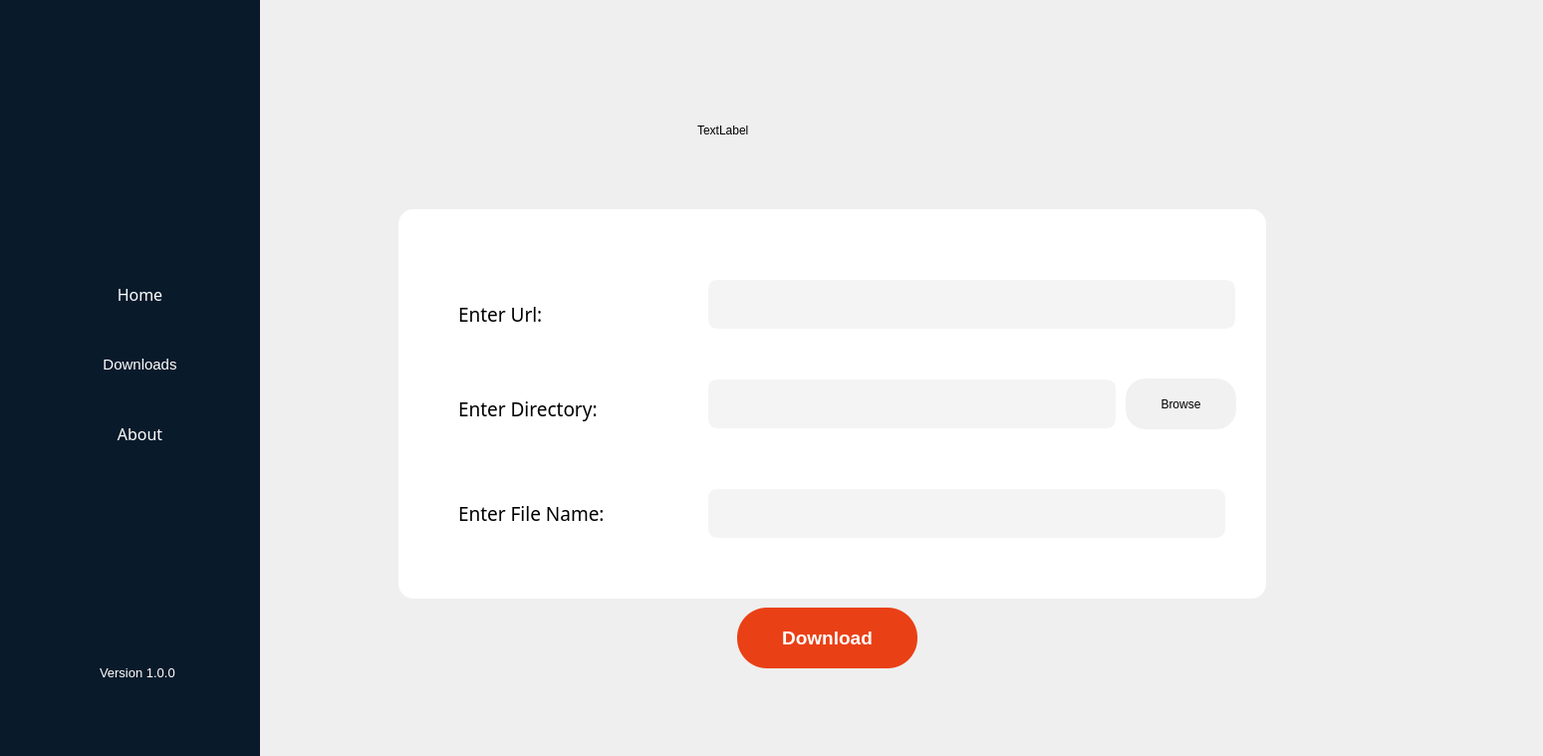
<?xml version="1.0" encoding="UTF-8"?>
<ui version="4.0">
 <class>Widget</class>
 <widget class="QWidget" name="Widget">
  <property name="geometry">
   <rect>
    <x>0</x>
    <y>0</y>
    <width>1549</width>
    <height>759</height>
   </rect>
  </property>
  <property name="windowTitle">
   <string>Widget</string>
  </property>
  <property name="styleSheet">
   <string notr="true">QLineEdit {
    border: 1px solid white;
    border-radius: 10px;
    padding: 0 20px;
	background-color: rgb(244, 244, 244);
}

QProgressBar {
    border: transparent;
    border-radius: 15px;
    text-align: center;
}
</string>
  </property>
  <widget class="QWidget" name="widget" native="true">
   <property name="geometry">
    <rect>
     <x>0</x>
     <y>-20</y>
     <width>261</width>
     <height>1071</height>
    </rect>
   </property>
   <property name="styleSheet">
    <string notr="true">#widget{
	
	background:#091A2B;
}</string>
   </property>
   <widget class="QPushButton" name="homeButton">
    <property name="geometry">
     <rect>
      <x>40</x>
      <y>280</y>
      <width>201</width>
      <height>71</height>
     </rect>
    </property>
    <property name="font">
     <font>
      <family>Nirmala UI Semilight</family>
      <pointsize>12</pointsize>
      <weight>50</weight>
      <bold>false</bold>
     </font>
    </property>
    <property name="styleSheet">
     <string notr="true">
QPushButton#homeButton{
 	background-color: #091A2B;
	color: white;
	border: 0px;

}
QPushButton#homeButton:hover{
  
   background:#091A2B;
	color: white;
	border: 2px solid white;
	border-radius: 10px;
}
</string>
    </property>
    <property name="text">
     <string>Home</string>
    </property>
    <property name="iconSize">
     <size>
      <width>45</width>
      <height>45</height>
     </size>
    </property>
   </widget>
   <widget class="QPushButton" name="downloadsButton">
    <property name="geometry">
     <rect>
      <x>40</x>
      <y>350</y>
      <width>201</width>
      <height>71</height>
     </rect>
    </property>
    <property name="font">
     <font>
      <family>Nirmala UI</family>
      <pointsize>11</pointsize>
     </font>
    </property>
    <property name="layoutDirection">
     <enum>Qt::LeftToRight</enum>
    </property>
    <property name="styleSheet">
     <string notr="true">
QPushButton#downloadsButton{
 	background: #091A2B;
	color: white;
	border: 0px;
}
QPushButton#downloadsButton:hover{
  
   background:#091A2B;
	color: white;
	border: 2px solid white;
	border-radius: 10px;
}

QPushButton#pushButton_2:hover {
	color: white;
	border: 1px solid white;
	border-radius: 10px;
}

QPushButton#pushButton_2 {
	background: #091A2B;
	border: 0px;
	color: white	
}</string>
    </property>
    <property name="text">
     <string>Downloads</string>
    </property>
    <property name="iconSize">
     <size>
      <width>30</width>
      <height>30</height>
     </size>
    </property>
   </widget>
   <widget class="QPushButton" name="aboutButton">
    <property name="geometry">
     <rect>
      <x>40</x>
      <y>420</y>
      <width>201</width>
      <height>71</height>
     </rect>
    </property>
    <property name="font">
     <font>
      <family>Nirmala UI Semilight</family>
      <pointsize>12</pointsize>
     </font>
    </property>
    <property name="styleSheet">
     <string notr="true">
QPushButton#aboutButton{
 	background: #091A2B;
	color: white;
	border: 0px;
}

QPushButton#aboutButton:hover{
  
   background:#091A2B;
	color: white;
	border: 2px solid white;
	border-radius: 10px;
}
</string>
    </property>
    <property name="text">
     <string>About</string>
    </property>
    <property name="iconSize">
     <size>
      <width>30</width>
      <height>30</height>
     </size>
    </property>
   </widget>
   <widget class="QLabel" name="label_10">
    <property name="geometry">
     <rect>
      <x>100</x>
      <y>680</y>
      <width>101</width>
      <height>31</height>
     </rect>
    </property>
    <property name="font">
     <font>
      <family>MS UI Gothic</family>
      <pointsize>10</pointsize>
     </font>
    </property>
    <property name="styleSheet">
     <string notr="true">color: rgb(255, 255, 255);</string>
    </property>
    <property name="text">
     <string>Version 1.0.0</string>
    </property>
   </widget>
  </widget>
  <widget class="QStackedWidget" name="stackedWidget">
   <property name="geometry">
    <rect>
     <x>260</x>
     <y>-10</y>
     <width>1301</width>
     <height>831</height>
    </rect>
   </property>
   <property name="lineWidth">
    <number>1</number>
   </property>
   <widget class="QWidget" name="page">
    <widget class="QLineEdit" name="urlPath">
     <property name="geometry">
      <rect>
       <x>450</x>
       <y>290</y>
       <width>531</width>
       <height>51</height>
      </rect>
     </property>
     <property name="font">
      <font>
       <family>Nirmala UI Semilight</family>
       <pointsize>9</pointsize>
      </font>
     </property>
     <property name="styleSheet">
      <string notr="true"/>
     </property>
    </widget>
    <widget class="QLabel" name="label">
     <property name="geometry">
      <rect>
       <x>200</x>
       <y>300</y>
       <width>151</width>
       <height>51</height>
      </rect>
     </property>
     <property name="font">
      <font>
       <family>Nirmala UI Semilight</family>
       <pointsize>14</pointsize>
      </font>
     </property>
     <property name="text">
      <string>Enter Url:</string>
     </property>
    </widget>
    <widget class="QLineEdit" name="directory">
     <property name="geometry">
      <rect>
       <x>450</x>
       <y>390</y>
       <width>411</width>
       <height>51</height>
      </rect>
     </property>
     <property name="font">
      <font>
       <family>Nirmala UI Semilight</family>
       <pointsize>9</pointsize>
      </font>
     </property>
     <property name="styleSheet">
      <string notr="true"/>
     </property>
    </widget>
    <widget class="QLabel" name="label_2">
     <property name="geometry">
      <rect>
       <x>200</x>
       <y>400</y>
       <width>181</width>
       <height>41</height>
      </rect>
     </property>
     <property name="font">
      <font>
       <family>Nirmala UI Semilight</family>
       <pointsize>14</pointsize>
      </font>
     </property>
     <property name="text">
      <string>Enter Directory:</string>
     </property>
    </widget>
    <widget class="QLineEdit" name="fileName">
     <property name="geometry">
      <rect>
       <x>450</x>
       <y>500</y>
       <width>521</width>
       <height>51</height>
      </rect>
     </property>
     <property name="font">
      <font>
       <family>Nirmala UI Semilight</family>
       <pointsize>9</pointsize>
      </font>
     </property>
     <property name="styleSheet">
      <string notr="true"/>
     </property>
    </widget>
    <widget class="QLabel" name="label_3">
     <property name="geometry">
      <rect>
       <x>200</x>
       <y>500</y>
       <width>191</width>
       <height>51</height>
      </rect>
     </property>
     <property name="font">
      <font>
       <family>Nirmala UI Semilight</family>
       <pointsize>14</pointsize>
      </font>
     </property>
     <property name="text">
      <string>Enter File Name:</string>
     </property>
    </widget>
    <widget class="QPushButton" name="downloadButton">
     <property name="geometry">
      <rect>
       <x>480</x>
       <y>620</y>
       <width>181</width>
       <height>61</height>
      </rect>
     </property>
     <property name="font">
      <font>
       <family>SansSerif</family>
       <pointsize>14</pointsize>
       <weight>75</weight>
       <bold>true</bold>
      </font>
     </property>
     <property name="styleSheet">
      <string notr="true">QPushButton#downloadButton{
color:white;
	border-radius:30px;
	border: transparent;
	background-color: rgb(234, 64, 22);


}
QPushButton#downloadButton:hover{
  
   color:white;
	border-radius:30px;
	border: transparent;
	
	background-color: rgb(191, 34, 14);
}</string>
     </property>
     <property name="text">
      <string>Download</string>
     </property>
    </widget>
    <widget class="QLabel" name="logo">
     <property name="geometry">
      <rect>
       <x>440</x>
       <y>20</y>
       <width>551</width>
       <height>241</height>
      </rect>
     </property>
     <property name="text">
      <string>TextLabel</string>
     </property>
    </widget>
    <widget class="QWidget" name="widget_3" native="true">
     <property name="geometry">
      <rect>
       <x>140</x>
       <y>220</y>
       <width>871</width>
       <height>391</height>
      </rect>
     </property>
     <property name="styleSheet">
      <string notr="true">background-color: rgb(255, 255, 255);
border-radius:15px;</string>
     </property>
     <widget class="QPushButton" name="browseButton">
      <property name="geometry">
       <rect>
        <x>730</x>
        <y>170</y>
        <width>111</width>
        <height>51</height>
       </rect>
      </property>
      <property name="styleSheet">
       <string notr="true">#browseButton{
	 color: #000;
	
	background-color: rgb(241, 241, 241);
border-radius: 20px;
 border: 1px black;
}
#browseButton:hover{
	background-color:#2EE59D;
 border: 1px solid black;
}</string>
      </property>
      <property name="text">
       <string>Browse</string>
      </property>
     </widget>
    </widget>
    <zorder>widget_3</zorder>
    <zorder>urlPath</zorder>
    <zorder>label</zorder>
    <zorder>directory</zorder>
    <zorder>label_2</zorder>
    <zorder>fileName</zorder>
    <zorder>label_3</zorder>
    <zorder>downloadButton</zorder>
    <zorder>logo</zorder>
   </widget>
   <widget class="QWidget" name="page_2">
    <widget class="QLabel" name="label_11">
     <property name="geometry">
      <rect>
       <x>350</x>
       <y>120</y>
       <width>511</width>
       <height>71</height>
      </rect>
     </property>
     <property name="font">
      <font>
       <family>Poor Richard</family>
       <pointsize>26</pointsize>
       <italic>false</italic>
      </font>
     </property>
     <property name="styleSheet">
      <string notr="true">color:#64dd17;</string>
     </property>
     <property name="text">
      <string>Pending Download:</string>
     </property>
    </widget>
    <widget class="QWidget" name="widget_2" native="true">
     <property name="geometry">
      <rect>
       <x>80</x>
       <y>210</y>
       <width>881</width>
       <height>431</height>
      </rect>
     </property>
     <property name="styleSheet">
      <string notr="true">background-color: rgb(255, 255, 255);
border-radius:15px;</string>
     </property>
     <widget class="QLineEdit" name="uploadSpeed">
      <property name="enabled">
       <bool>true</bool>
      </property>
      <property name="geometry">
       <rect>
        <x>700</x>
        <y>90</y>
        <width>111</width>
        <height>41</height>
       </rect>
      </property>
      <property name="styleSheet">
       <string notr="true">QLineEdit {
    border: 1px solid grey;
    border-radius: 10px;
    padding: 0 20px;
	background-color:transparent;
}</string>
      </property>
     </widget>
     <widget class="QLineEdit" name="fileSize">
      <property name="geometry">
       <rect>
        <x>120</x>
        <y>90</y>
        <width>111</width>
        <height>41</height>
       </rect>
      </property>
      <property name="styleSheet">
       <string notr="true">QLineEdit {
    border: 1px solid grey;
    border-radius: 10px;
    padding: 0 20px;
	background-color:transparent;
}</string>
      </property>
     </widget>
     <widget class="QLabel" name="label_5">
      <property name="geometry">
       <rect>
        <x>260</x>
        <y>90</y>
        <width>151</width>
        <height>51</height>
       </rect>
      </property>
      <property name="font">
       <font>
        <family>Nirmala UI Semilight</family>
        <pointsize>12</pointsize>
       </font>
      </property>
      <property name="text">
       <string>Download Speed:</string>
      </property>
     </widget>
     <widget class="QLineEdit" name="downloadSpeed">
      <property name="geometry">
       <rect>
        <x>420</x>
        <y>90</y>
        <width>121</width>
        <height>41</height>
       </rect>
      </property>
      <property name="styleSheet">
       <string notr="true">QLineEdit {
    border: 1px solid grey;
    border-radius: 10px;
    padding: 0 20px;
	background-color:transparent;

}</string>
      </property>
     </widget>
     <widget class="QLabel" name="label_6">
      <property name="geometry">
       <rect>
        <x>570</x>
        <y>90</y>
        <width>121</width>
        <height>51</height>
       </rect>
      </property>
      <property name="font">
       <font>
        <family>Nirmala UI Semilight</family>
        <pointsize>12</pointsize>
       </font>
      </property>
      <property name="text">
       <string>Upload Speed:</string>
      </property>
     </widget>
     <widget class="QPushButton" name="quitButton">
      <property name="geometry">
       <rect>
        <x>350</x>
        <y>350</y>
        <width>151</width>
        <height>61</height>
       </rect>
      </property>
      <property name="styleSheet">
       <string notr="true">#quitButton{
	background:white;
	border-radius:10px;
	border: 1px solid grey;
	color: black;
	
}
#quitButton:hover{
background: black;
border-radius:10px;
	color: white;
background:#091A2B;
}</string>
      </property>
      <property name="text">
       <string>Quit</string>
      </property>
     </widget>
     <widget class="QLabel" name="label_4">
      <property name="geometry">
       <rect>
        <x>30</x>
        <y>90</y>
        <width>71</width>
        <height>51</height>
       </rect>
      </property>
      <property name="font">
       <font>
        <family>Nirmala UI Semilight</family>
        <pointsize>12</pointsize>
       </font>
      </property>
      <property name="text">
       <string>File Size:</string>
      </property>
     </widget>
     <widget class="QProgressBar" name="progressBar">
      <property name="geometry">
       <rect>
        <x>30</x>
        <y>190</y>
        <width>791</width>
        <height>21</height>
       </rect>
      </property>
      <property name="styleSheet">
       <string notr="true">QProgressBar#progressBar{
background-color: rgb(243, 243, 243);
}</string>
      </property>
      <property name="value">
       <number>0</number>
      </property>
     </widget>
     <widget class="QLabel" name="label_15">
      <property name="geometry">
       <rect>
        <x>70</x>
        <y>260</y>
        <width>191</width>
        <height>51</height>
       </rect>
      </property>
      <property name="font">
       <font>
        <family>DejaVu Sans</family>
        <pointsize>12</pointsize>
       </font>
      </property>
      <property name="text">
       <string>Limit Download Speed:</string>
      </property>
     </widget>
     <widget class="QComboBox" name="controlDownload">
      <property name="geometry">
       <rect>
        <x>280</x>
        <y>260</y>
        <width>91</width>
        <height>51</height>
       </rect>
      </property>
      <property name="styleSheet">
       <string notr="true">QComboBox#controlDownload{
	border: 1px solid black;
	text-align: center; 
	border-radius: 15px;
}</string>
      </property>
     </widget>
     <widget class="QLabel" name="label_14">
      <property name="geometry">
       <rect>
        <x>470</x>
        <y>260</y>
        <width>171</width>
        <height>51</height>
       </rect>
      </property>
      <property name="font">
       <font>
        <family>DejaVu Sans</family>
        <pointsize>12</pointsize>
       </font>
      </property>
      <property name="text">
       <string>Limit Upload Speed:</string>
      </property>
     </widget>
     <widget class="QComboBox" name="controlUpload">
      <property name="geometry">
       <rect>
        <x>660</x>
        <y>260</y>
        <width>101</width>
        <height>51</height>
       </rect>
      </property>
      <property name="styleSheet">
       <string notr="true">QComboBox#controlUpload{
	border: 1px solid black;
	text-align: center; 
	border-radius: 15px;
}</string>
      </property>
     </widget>
    </widget>
    <zorder>widget_2</zorder>
    <zorder>label_11</zorder>
   </widget>
   <widget class="QWidget" name="page_3">
    <property name="styleSheet">
     <string notr="true">background:#948EEE;</string>
    </property>
    <widget class="QLabel" name="label_9">
     <property name="geometry">
      <rect>
       <x>340</x>
       <y>600</y>
       <width>211</width>
       <height>16</height>
      </rect>
     </property>
     <property name="font">
      <font>
       <family>SansSerif</family>
       <pointsize>12</pointsize>
       <weight>50</weight>
       <bold>false</bold>
      </font>
     </property>
     <property name="styleSheet">
      <string notr="true">color: rgb(255, 255, 255);</string>
     </property>
     <property name="text">
      <string>COPYRIGHT(R) 2020</string>
     </property>
    </widget>
    <widget class="QLabel" name="label_7">
     <property name="geometry">
      <rect>
       <x>280</x>
       <y>620</y>
       <width>481</width>
       <height>61</height>
      </rect>
     </property>
     <property name="font">
      <font>
       <family>Poor Richard</family>
       <pointsize>9</pointsize>
      </font>
     </property>
     <property name="styleSheet">
      <string notr="true">color: rgb(255, 255, 255);</string>
     </property>
     <property name="text">
      <string>Grab your music, TV shows, movies, games and other files faster</string>
     </property>
    </widget>
    <widget class="QLabel" name="label_8">
     <property name="geometry">
      <rect>
       <x>330</x>
       <y>660</y>
       <width>341</width>
       <height>41</height>
      </rect>
     </property>
     <property name="font">
      <font>
       <family>Poor Richard</family>
       <pointsize>9</pointsize>
      </font>
     </property>
     <property name="styleSheet">
      <string notr="true">color: rgb(255, 255, 255);</string>
     </property>
     <property name="text">
      <string> with a smart multi-stream download manager.</string>
     </property>
    </widget>
    <widget class="QLabel" name="logo2">
     <property name="geometry">
      <rect>
       <x>460</x>
       <y>50</y>
       <width>491</width>
       <height>181</height>
      </rect>
     </property>
     <property name="text">
      <string>TextLabel</string>
     </property>
    </widget>
    <widget class="QPushButton" name="exploreButton">
     <property name="geometry">
      <rect>
       <x>270</x>
       <y>480</y>
       <width>311</width>
       <height>61</height>
      </rect>
     </property>
     <property name="font">
      <font>
       <family>SansSerif</family>
       <pointsize>10</pointsize>
      </font>
     </property>
     <property name="styleSheet">
      <string notr="true">QPushButton#exploreButton:hover{
	border:2px white;
border-radius:30px;
color:white;
background:transparent;
}
QPushButton#exploreButton{
	border:2px  black;
	color: white;
	background:black;
	border-radius:30px;
}</string>
     </property>
     <property name="text">
      <string>EXPLORE IN GITHUB</string>
     </property>
    </widget>
    <widget class="QLabel" name="label_12">
     <property name="geometry">
      <rect>
       <x>740</x>
       <y>310</y>
       <width>171</width>
       <height>71</height>
      </rect>
     </property>
     <property name="font">
      <font>
       <family>Poor Richard</family>
       <pointsize>22</pointsize>
      </font>
     </property>
     <property name="styleSheet">
      <string notr="true">color: rgb(255, 255, 255);</string>
     </property>
     <property name="text">
      <string>About Us:</string>
     </property>
    </widget>
    <widget class="QPlainTextEdit" name="plainTextEdit">
     <property name="geometry">
      <rect>
       <x>640</x>
       <y>400</y>
       <width>441</width>
       <height>221</height>
      </rect>
     </property>
     <property name="font">
      <font>
       <family>Poor Richard</family>
       <pointsize>12</pointsize>
      </font>
     </property>
     <property name="styleSheet">
      <string notr="true">QPlainTextEdit#plainTextEdit{
border:transparent;
color: rgb(255, 255, 255);
}</string>
     </property>
     <property name="plainText">
      <string>This app is designed by students of Kathmandu University department of Computer Engineering. Currently we are working with 5 team members. We hope to extend our project further for easier excess to every people. 

Keep Supporting!</string>
     </property>
    </widget>
    <widget class="Line" name="line">
     <property name="geometry">
      <rect>
       <x>700</x>
       <y>370</y>
       <width>231</width>
       <height>31</height>
      </rect>
     </property>
     <property name="styleSheet">
      <string notr="true"/>
     </property>
     <property name="lineWidth">
      <number>1</number>
     </property>
     <property name="orientation">
      <enum>Qt::Horizontal</enum>
     </property>
    </widget>
    <widget class="QLabel" name="about">
     <property name="geometry">
      <rect>
       <x>230</x>
       <y>230</y>
       <width>361</width>
       <height>241</height>
      </rect>
     </property>
     <property name="text">
      <string>TextLabel</string>
     </property>
    </widget>
   </widget>
  </widget>
 </widget>
 <resources/>
 <connections/>
</ui>
